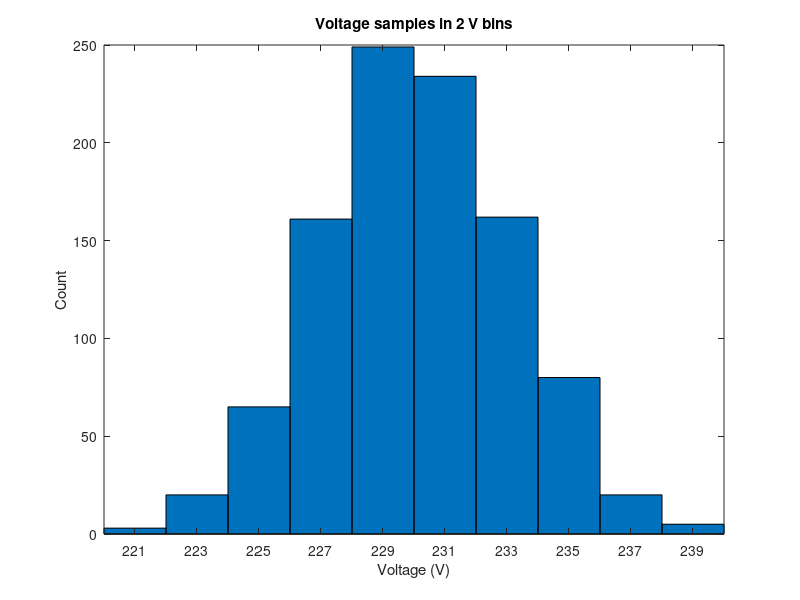

This chart was generated by the following MATLAB code:
% Day 038 · Histograms — Choosing the bins
% Run: open this file in MATLAB and press Run (or type example_2 in the Command Window)

rng(11);
v = 230 + 3*randn(1, 1000);              % supply voltage samples
edges = 220:2:240;
counts = histc(v, edges);
bar(edges(1:end-1) + 1, counts(1:end-1), 1)   % bars centred in each bin (the last count is 'exactly 240')
xlabel('Voltage (V)'); ylabel('Count')
title('Voltage samples in 2 V bins')
outside = sum(v < 224 | v > 236);
fprintf('%d of 1000 samples are outside 230 +/- 6 V\n', outside);
